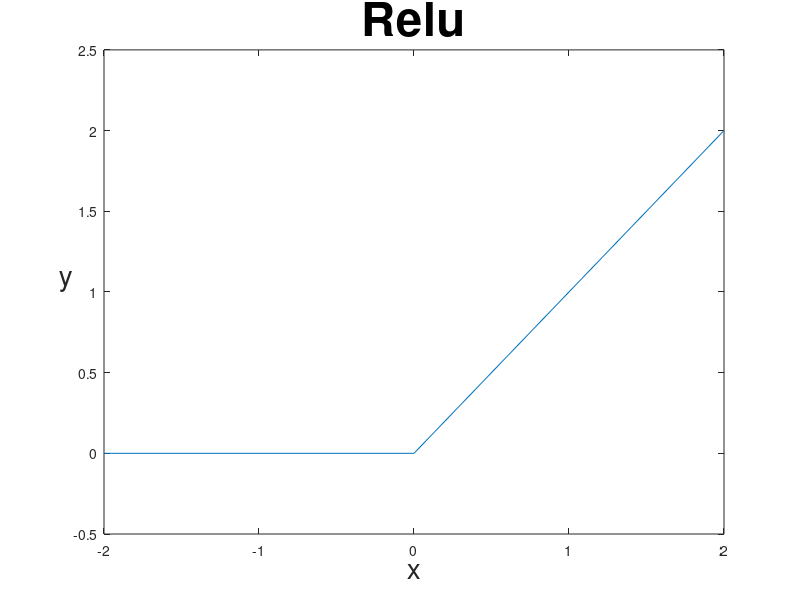

Write the MATLAB code that produced this figure.
clear all;
x = -2:0.2:2;
y = max(0,x);

plot(x,y); 
axis([-2 2 -0.5 2.5]);

xlabel('x','fontsize',20);
ylabel('y','rotation',0,'fontsize',20);
title('Relu','fontsize',34);
